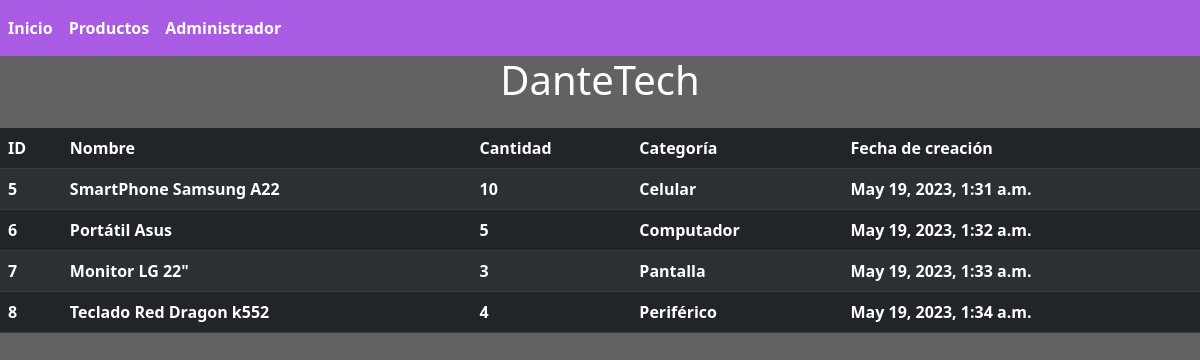
/productos/, run on the app's committed database.
### productos/models.py (models this page shows)
class Productos(models.Model):
    nombre = models.CharField(max_length=255)
    cantidad = models.IntegerField()
    categoria = models.CharField(max_length=255)
    creado = models.DateTimeField(default=timezone.now)

### productos/views.py (the view)
# urls.py: path('', views.index, name='index')
def index(request):
    mensaje = "<title>Lorem Ipsum DB</title> <h1>Lorem Ipsum Test DB Django</h1><p>Lorem Ipsum es simplemente el texto de relleno de las imprentas y archivos de <Strong>texto</strong>. Lorem Ipsum ha sido el texto de relleno estándar de las industrias desde el año 1500, cuando un impresor (N. del T. persona que se dedica a la imprenta) desconocido usó una galería de textos y los mezcló de tal manera que logró hacer un libro de textos especimen. No sólo sobrevivió 500 años, sino que tambien ingresó como texto de relleno en documentos electrónicos, quedando esencialmente igual al original. Fue popularizado en los 60s con la creación de las hojas </p>"
    productos = Productos.objects.all()
    return render(
        request,
        'index.html',
        context= {'productos': productos}
    )

### productos/templates/index.html (shortened to what this page needs)
<!DOCTYPE html>
<html lang="en">
<head>
    <link href="https://cdn.jsdelivr.net/npm/bootstrap@5.3.0-alpha2/dist/css/bootstrap.min.css" rel="stylesheet">
</head>
<body style="background-color: #636163;" class="text-white">
  <nav class="navbar navbar-expand-lg sticky-top navbar-light" style="background-color: #AA5BE3;">
    <div class="collapse navbar-collapse" id="navbarNav">
      <ul class="navbar-nav">
        <li class="nav-item">
          <a class="nav-link text-white fw-bold" href="#">Inicio</a>
        </li>
        <li class="nav-item">
          <a class="nav-link text-white fw-bold" href="http://127.0.0.1:8000/productos">Productos</a>
        </li>
        <li class="nav-item">
          <a class="nav-link text-white fw-bold" href="http://127.0.0.1:8000/admin">Administrador</a>
        </li>
      </ul>
    </div>
  </nav>
    <h1 class="mb-4 text-center ...">DanteTech</h1>
    <div>
      <table class="table table-dark table-striped">
        <thead>
          <tr>
            <th>ID</th>
            <th>Nombre</th>
            <th>Cantidad</th>
            <th>Categoría</th>
            <th>Fecha de creación</th>
          </tr>
        </thead>
        <tbody>
            {% for producto in productos%}
                <tr>
                    <th>{{producto.id}}</th>
                    <th>{{producto.nombre}}</th>
                    <th>{{producto.cantidad}}</th>
                    <th>{{producto.categoria}}</th>
                    <th>{{producto.creado}}</th>
                </tr>
            {% endfor %}
        </tbody>
      </table>
    </div>
</body>
</html>

### data on the page
Productos: id "5", nombre "SmartPhone Samsung A22", cantidad "10", categoria "Celular", creado "May 19, 2023, 1:31 a.m."
Productos: id "6", nombre "Portátil Asus", cantidad "5", categoria "Computador", creado "May 19, 2023, 1:32 a.m."
Productos: id "7", nombre "Monitor LG 22\"", cantidad "3", categoria "Pantalla", creado "May 19, 2023, 1:33 a.m."
Productos: id "8", nombre "Teclado Red Dragon k552", cantidad "4", categoria "Periférico", creado "May 19, 2023, 1:34 a.m."
